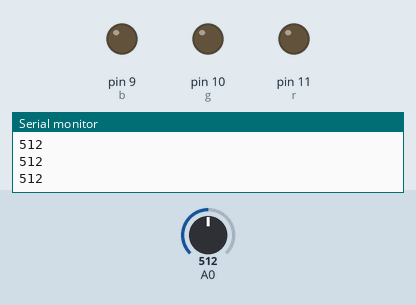
Recording of a sketch running on a simulated Arduino Uno, built with avr-gcc and run on an emulated ATmega328P. Parts: output pins drawn as LEDs (lit = HIGH), the last lines printed to the serial monitor. Inputs (shaded band) come from the test bench; at power-on: A0 = 512.

Above: at 1.2 s.
1.3 s: A0 set to 310
2.8 s: A0 set to 290
At 3.7 s:
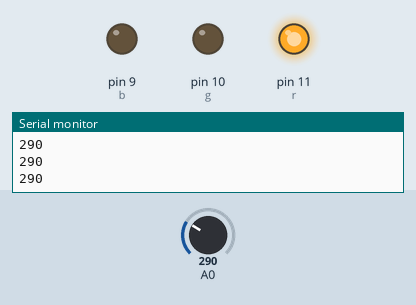
4.3 s: A0 set to 217
5.8 s: A0 set to 183
At 7.0 s:
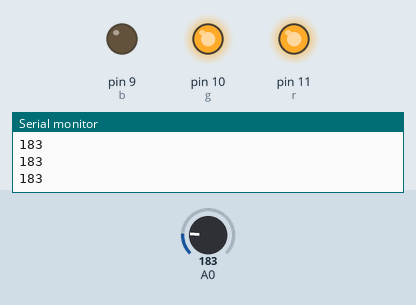
7.3 s: A0 set to 109
8.8 s: A0 set to 93
At 9.3 s:
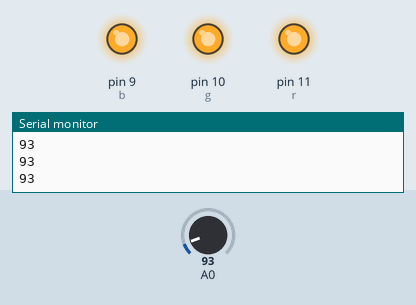
Timing chart, 0 to 11.3 s (numbered marks = the images above; inputs shaded):
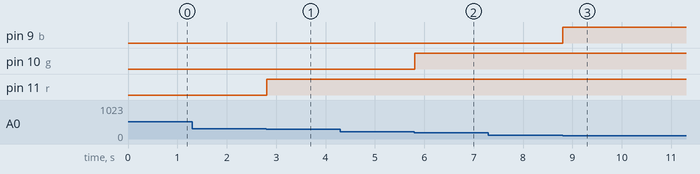

The sketch:

LDR_Nightlight2.ino
```cpp
#define b 9
#define g 10
#define r 11

void setup() {
  // put your setup code here, to run once:
  Serial.begin(9600);
  pinMode(b, OUTPUT);
  pinMode(g, OUTPUT);
  pinMode(r, OUTPUT);
}

void loop() {
  // put your main code here, to run repeatedly:
  int light = analogRead(A0);
  delay(1);
  if (light < 100){
    digitalWrite(b, HIGH);
  }else{
    digitalWrite(b, LOW);

  }

  if (light < 300){
    digitalWrite(r, HIGH);
  }else{
    digitalWrite(r, LOW);
  }

  if (light < 200){
    digitalWrite(g, HIGH);
  }else{
    digitalWrite(g, LOW);
  }

  Serial.println(light);
}
```

Measured:
- the behaviour switches between 300 and 299 on A0 (found by bisection; images 0 and 1)
- the behaviour switches between 200 and 199 on A0 (found by bisection; images 1 and 2)
- the behaviour switches between 100 and 99 on A0 (found by bisection; images 2 and 3)
- after the input at 2.8 s, pin 11 (r): LOW → HIGH at once
- after the input at 5.8 s, pin 10 (g): LOW → HIGH at once
- after the input at 8.8 s, pin 9 (b): LOW → HIGH at once
